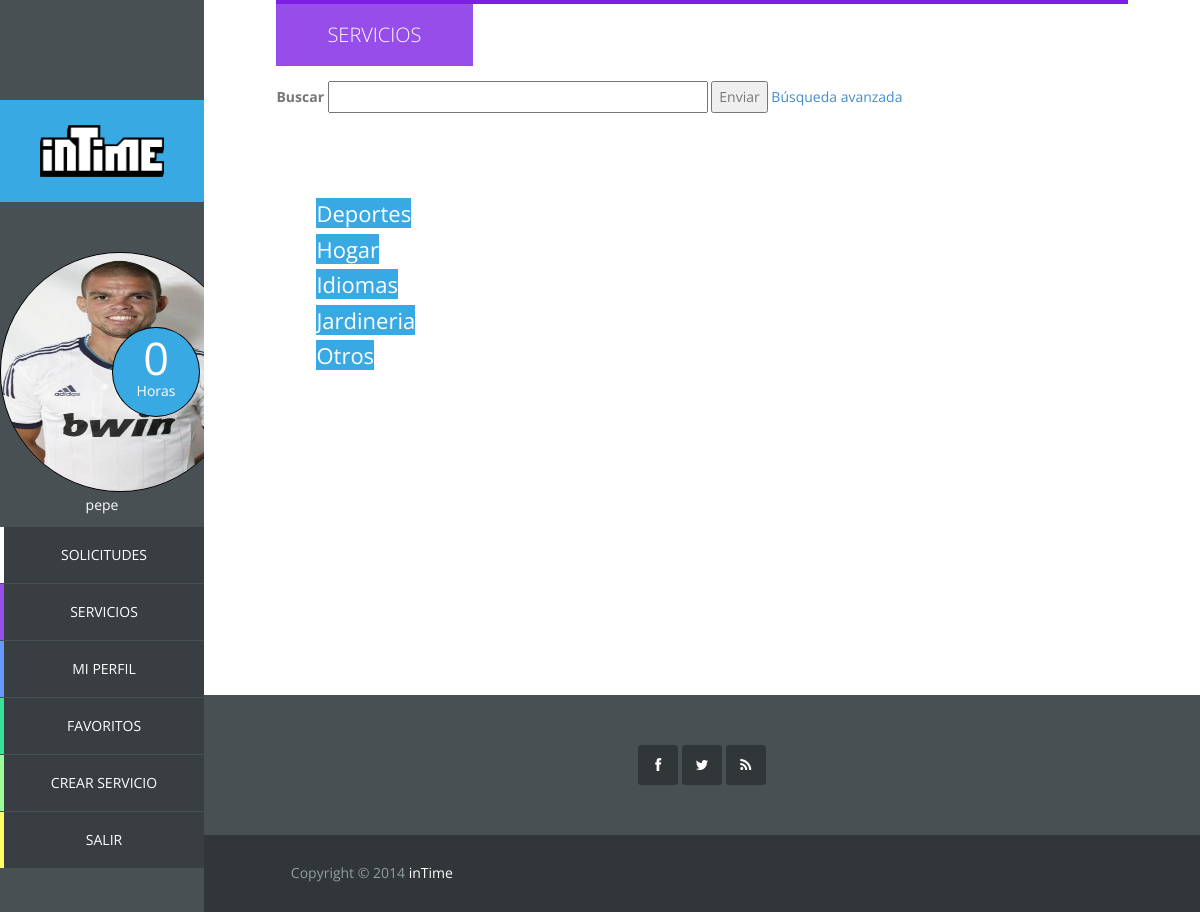
Screenshot of /vista/mostrar_servicios.php (signed in) with the database file from the repository.
### tables this page shows
CREATE TABLE IF NOT EXISTS `usuario` (
  `id_usuario` int(11) NOT NULL AUTO_INCREMENT,
  `correo` varchar(40) NOT NULL,
  `nombre` varchar(20) NOT NULL,
  `apellidos` varchar(40) NOT NULL,
  `direccion` varchar(80) NOT NULL,
  `horas_usuario` int(11) NOT NULL,
  `foto_usuario` varchar(20) DEFAULT NULL,
  `pass` char(128) NOT NULL,
  `salt` char(128) NOT NULL,
  `vio_sol_recibidas` datetime NOT NULL,
  `vio_sol_enviadas` datetime NOT NULL,
  PRIMARY KEY (`id_usuario`),
  UNIQUE KEY `correo` (`correo`)
);

CREATE TABLE IF NOT EXISTS `categoria` (
  `id_categoria` int(11) NOT NULL AUTO_INCREMENT,
  `categoria` varchar(20) NOT NULL,
  PRIMARY KEY (`id_categoria`),
  UNIQUE KEY `categoria` (`categoria`)
);

### modelo/usuario.php (called while the page is built, shortened)
<?php
	class Usuario {
		private $id;
		private $nombre;
		private $horas;
		private $foto;
		public function __construct($id, $correo, $nombre, $apellidos, $direccion, $horas, $foto, $pass, $salt) {
			$this->id = $id;
			$this->nombre = $nombre;
			$this->horas = $horas;
			$this->foto = $foto;
		}
		public function getId(){
			return $this->id;
		}
		public function getNombre(){
			return $this->nombre;
		}
		public function getHoras(){
			return $this->horas;
		}
		public function getFoto(){
			return $this->foto;
		}
	}

### controlador/op_base_datos.php (called while the page is built, shortened)
<?php
class Mysql{
	protected $host="localhost";
	protected $user="root";
    protected $clave="";
	protected function conectar(){
        $this->conexion=mysqli_connect($this->host,$this->user,$this->clave);
    }
}

### controlador/op_base_datos_usuario.php (called while the page is built, shortened)
<?php
require_once '../controlador/op_base_datos.php';
class MysqlUsuario extends Mysql {
	public function conseguirUsuarioById($id){
		$pst = $this->conexion->prepare("select * from usuario where id_usuario = ?");
		$pst->bind_param("s", $id);
		$pst->execute();
		$pst->bind_result($id_usuario, $correo, $nombre, $apellidos, $direccion, $horas, $foto, $pass, $salt,
			$vio_sol_recibidas, $vio_sol_enviadas);
		$usuario = NULL;
		if($pst->fetch()){
			$usuario = new Usuario($id_usuario, $correo, $nombre, $apellidos, $direccion, $horas, $foto, $pass, $salt,
				$vio_sol_recibidas, $vio_sol_enviadas);
		}
		return $usuario;
	}
}

### controlador/op_base_datos_servicio.php (called while the page is built, shortened)
<?php
require_once '../controlador/op_base_datos.php';
class MysqlServicio extends Mysql {
	public function conseguirTodasLasCategorias() {
		$pst = $this->conexion->prepare("select * from categoria order by categoria");
		$pst->execute();
		$pst->bind_result($id, $categoria);
		$resultado = NULL;
		while ($pst->fetch()) {
			$resultado[] = array('id_categoria'=>$id, 'categoria'=>$categoria);
		}
		return $resultado;
	}
}

### vista/mostrar_servicios.php (the view, shortened to what this page needs)
<!DOCTYPE html>
<html lang="es">
<?php
require_once '../modelo/usuario.php';
?>
	<?php include "head.php"?>
	<?php
	require_once '../controlador/op_base_datos_servicio.php';
	$BDD = new MysqlServicio();
	$resultadoCategorias = $BDD -> conseguirTodasLasCategorias();
	?>
	<body>
		<?php include "sidebar.php"
		?>
		<div id="main-content">
			<div id="templatemo">
				<div id="services" class="section-content">
					<div class="row">
						<div class="col-md-12">
							<div class="section-title">
								<h2>Servicios</h2>
								<div class="buscador">
									<form method="post" action="busqueda.php" accept-charset="utf-8">
										<label>Buscar</label>
										<input type="text" size="50">
										<button type="submit" name="submit" value="Enviar">
											Enviar
										</button>
										<a href="">Búsqueda avanzada</a>
									</form>
								</div>
							</div>
							<div class="cuerpo" id="servicios">
								<ul class = "lista-categorias">
									<?php
										if(isset($resultadoCategorias)){
											foreach($resultadoCategorias as $row){
									?>
											<li id="elem-categoria">
												<a href="#" onclick="mostrarServicios(<?php echo "'".$row['id_categoria']."'"?>)"><?php echo $row['categoria'] ?></a>
											</li>
									<?php
											}
										}else{
											echo "<h3>Aún no tenemos ninguna categoría disponible<h3>";
										}
									?>
								</ul>
							</div>
						</div>
					</div>
				</div>
				<?php include 'footer.php'
				?>
			</div>
		</div>
	</body>
</html>

### vista/sidebar.php (shortened to what this page needs)
<?php
$dir = $_SERVER["REQUEST_URI"];
$array = explode("/", $dir);
$n = count($array);
?>
	<div id="main-sidebar">
		<?php
		if($array[$n-1] == "index.php" || $array[$n-1] == ""){
		?>
		<div class="logo">
			<a href="index.php"><img src="vista/images/logo.png"/></a>
		</div>
		<ul class="main-menu">
			<li class="services">
				<a href='vista/mostrar_servicios.php'>servicios</a>
			</li>
			<li class="about">
				<a href="vista/sobrenosotros.php">sobre nosotros</a>
			</li>
			<li class="contact">
				<a href="vista/contacto.php">contacto</a>
			</li>
		</ul>
		<?php
		}else {
			require_once '../controlador/op_base_datos_usuario.php';
			require_once '../controlador/op_base_datos_servicio.php';
			require_once '../modelo/usuario.php';
			if(isset($_SESSION['login_usuario']) && $_SESSION['login_usuario']){
				$usuario = $_SESSION['usuario'];
				$BDD = new MysqlUsuario();
				$usuario = $BDD->conseguirUsuarioById($usuario->getId());
		?>
				<div class="logo">
					<a href="perfil_usuario.php">
						<img src="images/logo.png"/>
					</a>
				</div>
				<div class="navigation-log-in">
					<ul class="main-menu">
						<div class="circle-text">
							<div class="contador">
									<?php echo $usuario->getHoras() ?>
							</div>
							<p>Horas</p>
						</div>
						<?php
							if($usuario->getFoto() == NULL){
								echo "<a href='perfil_usuario.php'><img src='images/usuario/user_defect.png'></a>";
							}else{
						?>
								<a href='perfil_usuario.php'><img src='<?php echo "images/usuario/".$usuario->getFoto() ?>'></a>
						<?php
							}
						?>
						<p>
							<?php echo $usuario->getNombre();?>
						</p>
						<li class="requests">
							<a href="solicitudes.php">Solicitudes</a>
						</li>
						<li class="services">
							<a href="mostrar_servicios.php">servicios</a>
						</li>
						<li class="profile">
							<a href="perfil.php?id_usuario=<?php echo $usuario->getId() ?>">Mi Perfil</a>
						</li>
						<li class="favorites">
							<a href="favoritos.php">Favoritos</a>
						</li>
						<li class="new-job">
							<a href="crearservicio.php">Crear Servicio</a>
						</li>
						<li class="log-out">
							<a href="../controlador/logout.php">Salir</a>
						</li>
					</ul>
				</div>
		<?php
			}else if(isset($_SESSION['login_admin']) && $_SESSION['login_admin']) {
		?>
				<div class="logo">
					<a href="perfil_admin.php"><img src="images/logo.png"/></a>
				</div>
				<div class="navigation-log-in">
					<ul class="main-menu">
						<div class="circle-text">
							<div class="contador">-</div>
							<p>Horas</p>
						</div>
						<img src="images/admin.jpg" >
						<p> Administrador </p>
						<li class="user-list">
							<a href="usuariosadmin.php">Lista Usuarios</a>
						</li>
						<li class="service-list">
							<a href="serviciosadmin.php">Lista Servicios</a>
						</li>
						<li class="log-out">
							<a href="../controlador/logout.php">Salir</a>
						</li>
					</ul>
				</div>
		<?php
			}
		?>
		<?php
		}
		?>
	</div>

### vista/css/templatemo_style.css (style rules this page uses)
.main-menu, .responsive-menu ul, .social-member, .progess-bars, .first-footer .social-footer ul { padding: 0%; margin: 0%; list-style: none; }
body { font: 14px/1.85em 'Open Sans', Arial, Helvetice Neue, sans-serif; color: #777777; font-weight: 300px; font-style: normal; -webkit-font-smoothing: antialiased; -webkit-text-size-adjust: 100%; }
a, a:hover, a:focus { text-decoration: none; -webkit-transition: all 150ms ease-in; -moz-transition: all 150ms ease-in; -o-transition: all 150ms ease-in; transition: all 150ms ease-in; }
h1, h2, h3, h4, h5, h6 { font-family: 'Open Sans', Arial, Helvetice Neue, sans-serif; }
*, *:before, *:after { -moz-box-sizing: border-box; -webkit-box-sizing: border-box; box-sizing: border-box; }
#main-content, .full-width-slider { width: 83%; }
.section-content { padding: 0 7%; margin-bottom: 100px; height: 200%; }
.section-title { border-top: 4px solid; margin-bottom: 80px; }
.section-title h2 { display: inline-block; padding: 20px 51px; color: white; text-transform: uppercase; font-weight: 300; margin: 0; font-size: 20px; }
div.buscador { position: relative; width: 78%; margin-top: 15px; }
#services .section-title { border-color: #7c1fe5; }
#services h2 { background-color: #974dea; margin-right: 0% }
#main-sidebar { position: fixed; float: left; width: 17%; height: 100%; background-color: #495054; color: white; margin-right: 0px; overflow: auto; }
.logo { margin-top: 100px; background-color: #38a9e3; padding: 25px 40px; }
.logo a { color: white; }
.logo a img { width: 100%; height: 100%; }
.main-menu { text-align: center; }
.main-menu li { margin-bottom: 1px; }
.main-menu li a { color: white; text-transform: uppercase; display: block; border-left: 4px solid; padding: 15px 30px; background-color: #383e41; -webkit-transition: all 150ms ease-in; -moz-transition: all 150ms ease-in; -o-transition: all 150ms ease-in; transition: all 150ms ease-in; }
li.services a { border-color: #974dea; }
li.profile a { border-color: #6699FF; }
li.new-job a { border-color: #99FF99; }
li.log-out a { border-color: #FFFF66; }
li.favorites a { border-color: #38e395; }
.navigation-log-in { padding-top: 50px; }
.navigation-log-in img { border: 1px solid black; border-radius:120px; width: 240px; height: 240px; }
#main-content { float: left; width: 83%; height: 100%; margin-left: 17%; overflow: hidden; }
.cuerpo { min-height: 400px; }
.cuerpo#servicios { float: left; width: 100% }
ul.lista-categorias { display:block; float:left; list-style:none; width: 20%; margin-right: 5%; margin-bottom: 5%; }
li#elem-categoria { width: 100%; margin-top: 5%; }
li#elem-categoria a { width: 100%; min-padding: 0em; 1%; background-color: #38A9E3; color:#FFFFFF; border-bottom: 10%; font-size: 22px; }
.circle-text { position: absolute; width: 43%; margin-left: 55%; margin-top: 37%; }
.circle-text:after { content: ""; display: block; width: 100%; height:0; padding-bottom: 100%; background: #38a9e3; -moz-border-radius: 50%; -webkit-border-radius: 50%; border-radius: 50%; border: 1px solid black; }
.circle-text p { position: absolute; float: left; width: 100%; padding-top: 73%; line-height: 1em; margin-top: -0.5em; text-align: center; color: white; }
.circle-text div { position: absolute; width: 100%; padding-top: 35%; line-height: 1em; margin-top: -0.5em; text-align: center; color: white; font-size: 45px; }

### rows the page displays
usuario: horas_usuario "0", foto_usuario (picture), nombre "pepe"
categoria: categoria "Deportes"
categoria: categoria "Hogar"
categoria: categoria "Idiomas"
categoria: categoria "Jardineria"
categoria: categoria "Otros"
